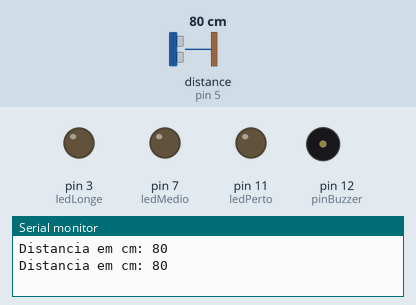
Recording of a sketch running on a simulated Arduino Nano, built with avr-gcc and run on an emulated ATmega328P. On the bench: output pins drawn as LEDs (lit = HIGH), buzzer (waves = sounding), the last lines printed to the serial monitor. Inputs (shaded band) come from the test bench; at power-on: distance to the obstacle (sensor on pin 5) 80 cm. The echo pulse lasts 58.3 µs per cm.

Above: at 1.8 s.
1.9 s: distance to the obstacle (sensor on pin 5) set to 33 cm
3.4 s: distance to the obstacle (sensor on pin 5) set to 27 cm
At 5.2 s:
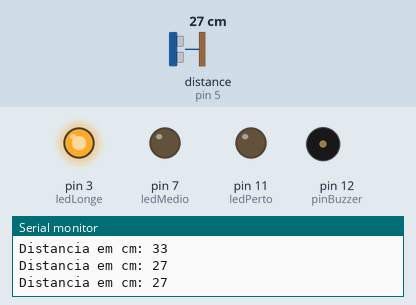
5.5 s: distance to the obstacle (sensor on pin 5) set to 23 cm
7.2 s: distance to the obstacle (sensor on pin 5) set to 19 cm
At 8.7 s:
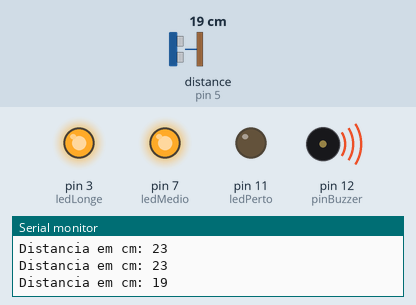
9.5 s: distance to the obstacle (sensor on pin 5) set to 12 cm
11.2 s: distance to the obstacle (sensor on pin 5) set to 9 cm
At 12.41 s:
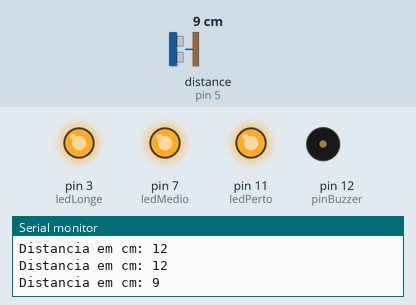
At 12.9 s:
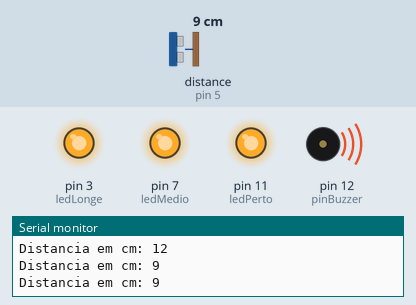
Timing chart, 0 to 15.7 s (numbered marks = the images above; inputs shaded):
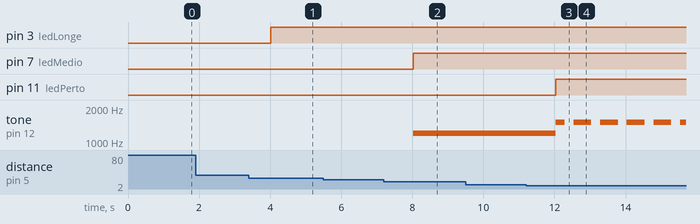

The sketch:

demo.DoorSemaphoreBuzzer.ino
```cpp
#include <Ultrasonic.h>

// Definindo pinos (digitais) para atuadores

#define ledLonge   3  // D3
#define ledMedio   7  // D7
#define ledPerto   11 // D11
#define pinBuzzer  12 // D12

// Definindo pinos para sensores

#define pinTRIGGER  2  // D2 - Arduino pin tied to trigger pin on the ultrasonic sensor.
#define pinECHO     5  // D5 ~ PWM - Arduino pin tied to echo pin on the ultrasonic sensor.

// Alguns pinos têm capacidades especiais.
// Por exemplo, os pinos digitais 3, 5, 6, 9, 10 e 11, no Arduino Nano,
// permitem gerar saída analógica usando PWM.

// Parâmetros de controle

#define intDistanciaMaxima 200  // Maximum distance we want to ping for (in centimeters).
                                // Maximum sensor distance is rated at 400-500cm.
#define intFrequencia      1000 // Wait 50ms between pings (about 20 pings/sec).
                                // 29ms should be the shortest delay between pings.

bool estaLonge = false;
bool estaMedio = false;
bool estaPerto = false;

// Medidas em centimetros
long distancia = intDistanciaMaxima;
long longe = 30;
long medio = 20;
long perto = 10;

// Instância o sensor de distância com pinos PWN

Ultrasonic ultrasonic(pinTRIGGER, pinECHO);

void setup() {

  Serial.begin(9600);

  pinMode(ledLonge, OUTPUT);
  pinMode(ledMedio, OUTPUT);
  pinMode(ledPerto, OUTPUT);
  pinMode(pinBuzzer, OUTPUT);
}

void loop() {

  distancia = ultrasonic.distanceRead();

  Serial.print("Distancia em cm: ");
  Serial.println(distancia);

  if (distancia <= perto) {

    // Avisa que vai abrir a porta

    digitalWrite(ledLonge, HIGH);
    digitalWrite(ledMedio, HIGH);
    digitalWrite(ledPerto, HIGH);

    estaPerto = true;
    estaMedio = false;
    estaLonge = false;

    tone(pinBuzzer, 1500);
    delay(250);
    noTone(pinBuzzer);
    delay(250);
    tone(pinBuzzer, 1500);
    delay(250);

  //} else if (distancia <= medio && !estaMedio) {
  } else if (distancia <= medio) {

     // Avisa que está bem próximo

    digitalWrite(ledLonge, HIGH);
    digitalWrite(ledMedio, HIGH);
    digitalWrite(ledPerto, LOW);

    estaPerto = false;
    estaMedio = true;
    estaLonge = false;

    tone(pinBuzzer, 1200);
    delay(intFrequencia);

  //} else if (distancia <= longe && !estaLonge) {
  } else if (distancia <= longe) {

    // Está se aproximando

    digitalWrite(ledLonge, HIGH);
    digitalWrite(ledMedio, LOW);
    digitalWrite(ledPerto, LOW);

    estaPerto = false;
    estaMedio = false;
    estaLonge = true;

    noTone(pinBuzzer);
    delay(intFrequencia);

  //} else if (distancia >= intDistanciaMaxima) {
  } else {

    // Nenhum objeto encontrado

    digitalWrite(ledLonge, LOW);
    digitalWrite(ledMedio, LOW);
    digitalWrite(ledPerto, LOW);

    estaPerto = false;
    estaMedio = false;
    estaLonge = false;

    noTone(pinBuzzer);
    delay(intFrequencia);
  }

}
```

Measured:
- the behaviour switches between 31 and 30 cm on distance to the obstacle (sensor on pin 5) (found by bisection; images 0 and 1)
- the behaviour switches between 21 and 20 cm on distance to the obstacle (sensor on pin 5) (found by bisection; images 1 and 2)
- the behaviour switches between 11 and 10 cm on distance to the obstacle (sensor on pin 5) (found by bisection; images 2 and 3)
- after the input at 3.4 s, pin 3 (ledLonge): LOW → HIGH after 0.62 s
- after the input at 7.2 s, pin 7 (ledMedio): LOW → HIGH after 0.83 s; tone on pin 12 (pinBuzzer): silent → 1200 Hz after 0.83 s
- after the input at 11.2 s, pin 11 (ledPerto): LOW → HIGH after 0.84 s; tone on pin 12 (pinBuzzer): 1200 Hz → 1500 Hz after 0.84 s, then repeats every 0.75 s: silent 0.25 s, 1500 Hz 0.50 s
